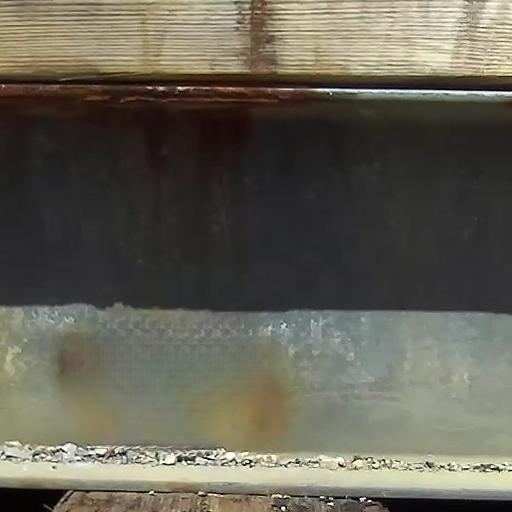
#> input picture img_1.jpeg, 512 x 512 px
$ python -i quantify_mask_video_to_video.py   (imports and definitions only)
#> lines starting #> are read from the running program, lines starting #| are printed output that depends on the picture; after the words box and inside, x2 and y2 are one past the last pixel; in counts of white or black regions, pixels touching at a corner belong together
#> in quantify_mask, image is the input picture: shape (512, 512, 3); mean B, G, R 84.6, 96.7, 99.6
# -*- coding: utf-8 -*-
"""
Created on Mon May 24 16:07:24 2021

@author: Admin
"""

import cv2
import numpy as np
import os
import math
from PIL import Image

def resize_image(image):
    h = image.shape[0]
    w = image.shape[1]
    max_dim = max(h,w)

    if (max_dim) > 300:
        reduce = max_dim/300
        h = int(h/reduce)
        w = int(w/reduce)
        image = cv2.resize(image, (w, h))
    return image

def convert_HSV(hsv_min, hsv_max):

    # Min
    min_h = hsv_min[0]
    min_h = min_h/360*179
    min_s = hsv_min[1]
    min_s = min_s/100*255
    min_v = hsv_min[2]
    min_v = min_v/100*255

    # Max
    max_h = hsv_max[0]
    max_h = max_h/360*179
    max_s = hsv_max[1]
    max_s = max_s/100*255
    max_v = hsv_max[2]
    max_v = max_v/100*255

    MIN = np.array([min_h, min_s, min_v],np.uint8)
    MAX = np.array([max_h, max_s, max_v],np.uint8)

    return MIN, MAX

def mask_detection(image, image_path):
#> called with image_path = '../img_1.jpeg'
    original = image
    # [14 lines of commented-out code are left out]
    hsv = cv2.cvtColor(image, cv2.COLOR_BGR2HSV)
#> hsv: shape (512, 512, 3); mean H, S, V 39.5, 44.8, 101.4
    hsv_min = np.array([100,60,60])
    hsv_max = np.array([130,255,225])

    # create the mask using the colors
    mask = cv2.inRange(hsv, hsv_min, hsv_max)
#> mask: shape (512, 512); every value is 0

    # erode and then dialiate to remove noise
    kernel = np.ones((2,2),np.uint8)
    erosion = cv2.erode(mask,kernel,iterations = 1)
    dialated_mask = cv2.dilate(erosion,kernel,iterations = 1)

    # get the pixel area of the mask
    area = np.sum(mask)/255
#> area = 0

    # make the result of the dialated mask on the image.
    result = cv2.bitwise_and(image, image, mask=mask)
#> result: shape (512, 512, 3); every value is 0

    # [7 lines of commented-out code are left out]
    folder, file = os.path.split(image_path)
    file, extension = file.split('.')
    newIm = np.hstack((original, result))
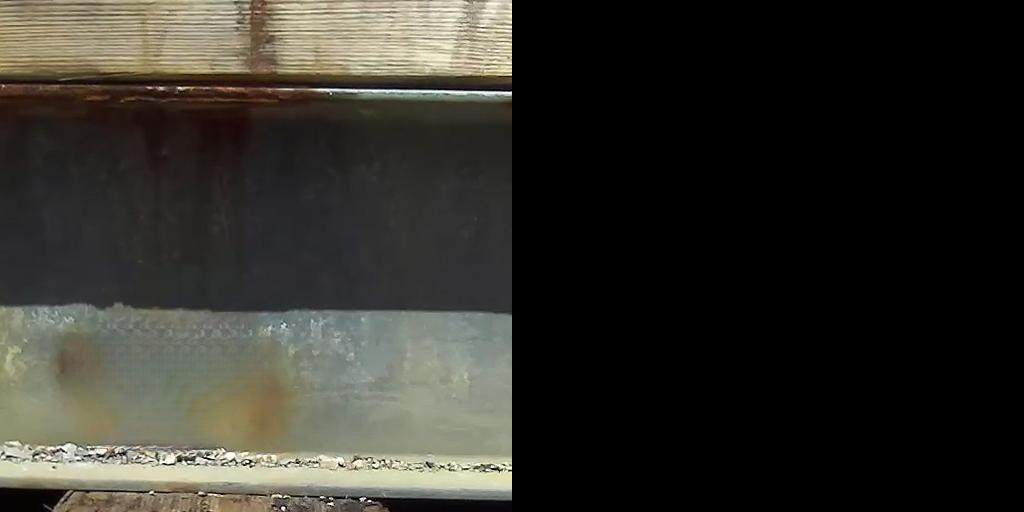
#> newIm: shape (512, 1024, 3); mean B, G, R 42.3, 48.4, 49.8
    cv2.imwrite("./combined_result" + "." + extension, newIm)

    print('area in pixels: ' + str(area))
#| area in pixels: 0.0
    return area

def quantify_mask(image_path):
    # assuming that we have masked the spalling to a known pixel color
    # assuming that we have a known laser offset.
    # assuming that we have a workable laser color HSV range

    # print('laser offset: ' + str(laser_offset))
    # path1 = 'D://' + 'Pink_spalling.png'
    image = cv2.imread(image_path)
    resized_image = image
    # cv2.imshow('blurred',resized_image)
    # cv2.waitKey(0)
    area_in_pixels = mask_detection(resized_image, image_path)
#> area_in_pixels = 0

    print('The area size is approximately: ' + str(area_in_pixels))
#| The area size is approximately: 0.0

    return area_in_pixels

>>> result = quantify_mask('../img_1.jpeg')
#> result = 0

$ run again, on left000020.png
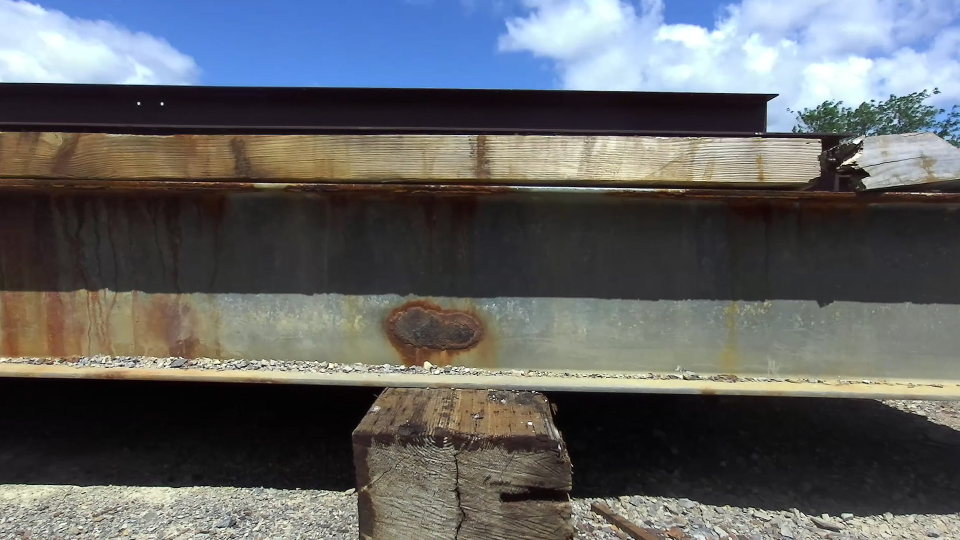
#> input picture left000020.png, 1920 x 1080 px (shown at 1/2 size)
#> in quantify_mask, image is the input picture: shape (1080, 1920, 3); mean B, G, R 99.6, 97.7, 95.7
#> hsv: shape (1080, 1920, 3); mean H, S, V 65.4, 59.1, 111.9
#> in mask_detection, `mask = cv2.inRange(hsv, hsv_min, hsv_max)`:
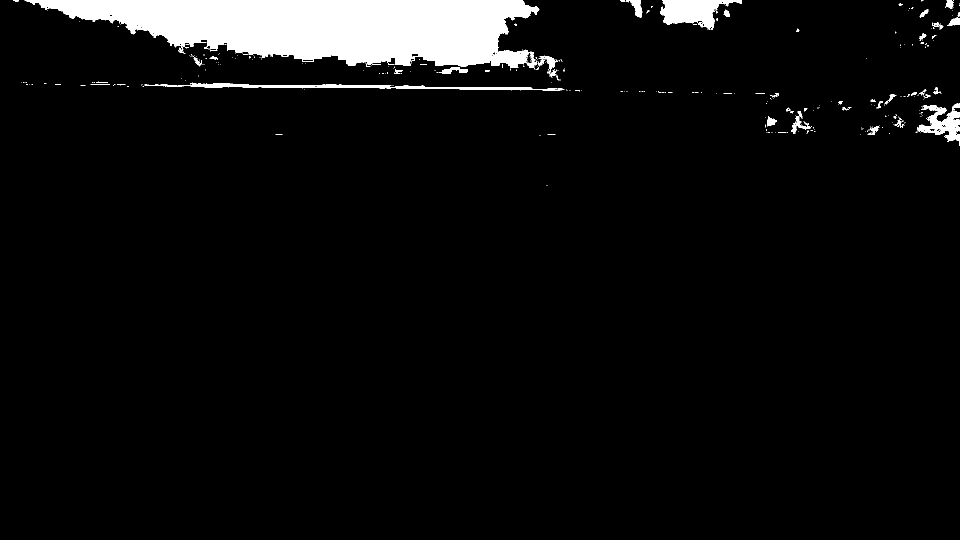
#> mask: shape (1080, 1920) (shown at 1/2 size); 5.2% white; 446 white regions (388 under 20 px), largest, box (x1, y1, x2, y2) and area: (49, 0, 1078, 136) 90873, (1320, 0, 1484, 59) 5272, (356, 166, 1113, 182) 3463
#> erosion: shape (1080, 1920); 4.9% white; 141 white regions (109 under 20 px), largest, box (x1, y1, x2, y2) and area: (50, 0, 1078, 136) 89217, (1322, 0, 1484, 59) 5025, (1837, 217, 1920, 282) 1962
#> dialated_mask: shape (1080, 1920); 5.1% white; 108 white regions (61 under 20 px), largest, box (x1, y1, x2, y2) and area: (50, 0, 1079, 137) 91360, (1322, 0, 1485, 60) 5319, (1837, 217, 1920, 285) 2380
#> area = 108386
#> in mask_detection, `newIm = np.hstack((original, result))`:
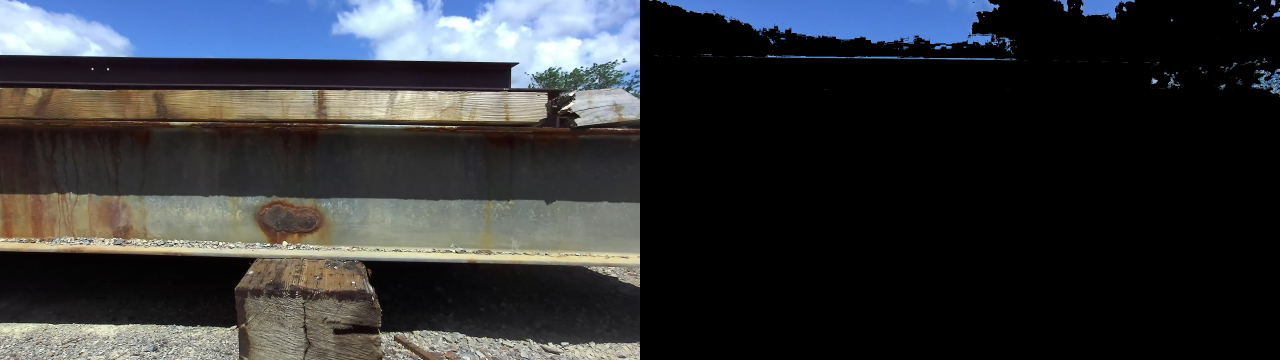
#> newIm: shape (1080, 3840, 3) (shown at 1/3 size); mean B, G, R 55.4, 52.3, 50
#| area in pixels: 108386.0
#| The area size is approximately: 108386.0
